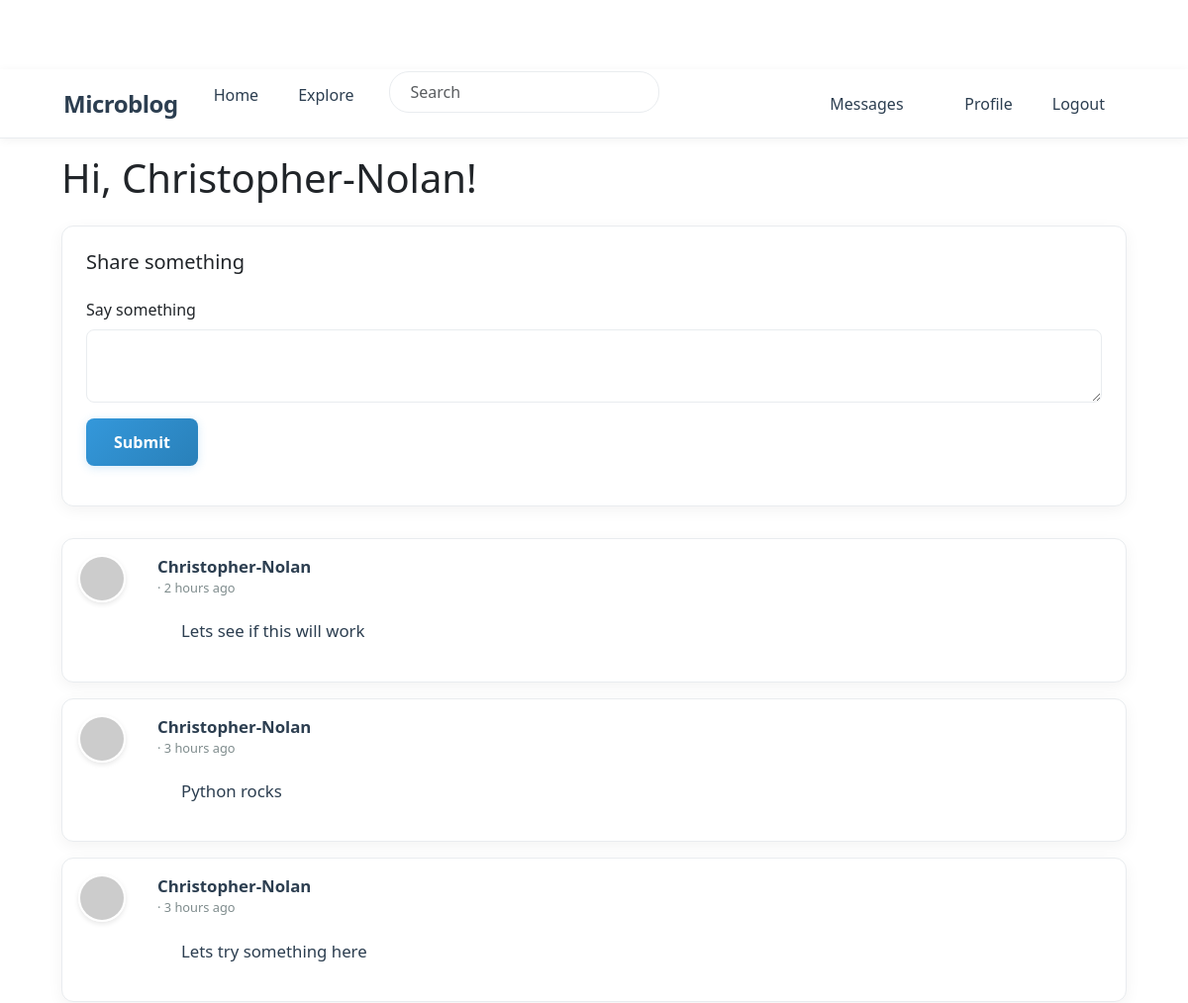
The page /index (signed in, upper part) on the database as committed earlier.
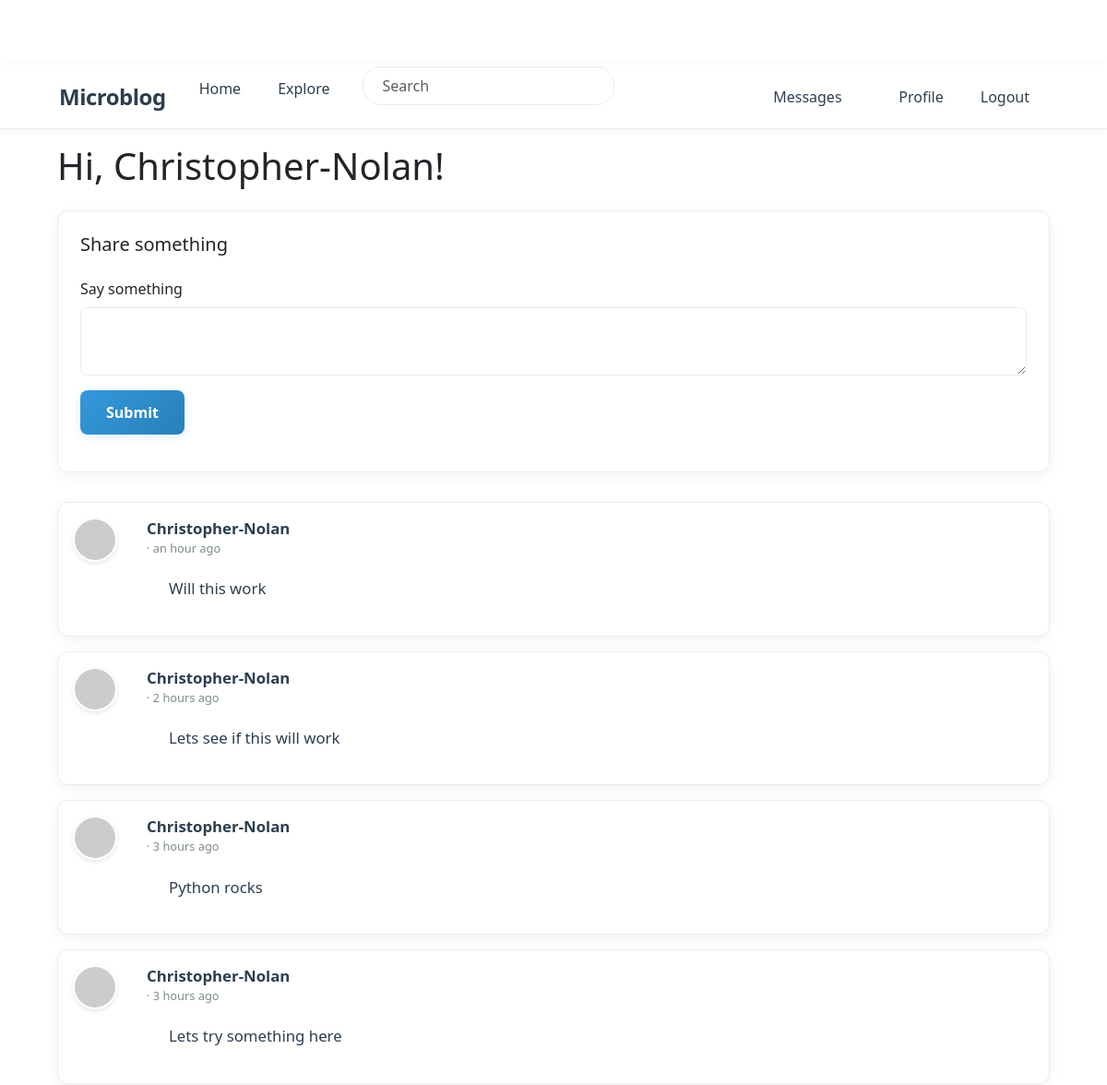
The same page on the database as committed later.
### app/models.py (models this page shows, shortened)
class PaginatedAPIMixin(object):
    @staticmethod
    def to_collection_dict(query, page, per_page, endpoint, **kwargs):
        resources = db.paginate(query, page=page, per_page=per_page,
                                error_out=False)
        data = {
            'items': [item.to_dict() for item in resources.items],
            '_meta': {
                'page': page,
                'per_page': per_page,
                'total_pages': resources.pages,
                'total_items': resources.total
            },
            '_links': {
                'self': url_for(endpoint, page=page, per_page=per_page,
                                **kwargs),
                'next': url_for(endpoint, page=page + 1, per_page=per_page,
                                **kwargs) if resources.has_next else None,
                'prev': url_for(endpoint, page=page - 1, per_page=per_page,
                                **kwargs) if resources.has_prev else None
            }
        }
        return data

class User(PaginatedAPIMixin, UserMixin, db.Model):
    id: so.Mapped[int] = so.mapped_column(primary_key=True)
    username: so.Mapped[str] = so.mapped_column(sa.String(64), index=True,
                                                unique=True)
    email: so.Mapped[str] = so.mapped_column(sa.String(120), index=True,
                                             unique=True)
    password_hash: so.Mapped[Optional[str]] = so.mapped_column(sa.String(256))
    about_me: so.Mapped[Optional[str]] = so.mapped_column(sa.String(140))
    last_seen: so.Mapped[Optional[datetime]] = so.mapped_column(
        default=lambda: datetime.now(timezone.utc))
    last_message_read_time: so.Mapped[Optional[datetime]]
    token: so.Mapped[Optional[str]] = so.mapped_column(
        sa.String(32), index=True, unique=True)
    token_expiration: so.Mapped[Optional[datetime]]
    posts: so.WriteOnlyMapped['Post'] = so.relationship(
        back_populates='author')
    following: so.WriteOnlyMapped['User'] = so.relationship(
        secondary=followers, primaryjoin=(followers.c.follower_id == id),
        secondaryjoin=(followers.c.followed_id == id),
        back_populates='followers')
    followers: so.WriteOnlyMapped['User'] = so.relationship(
        secondary=followers, primaryjoin=(followers.c.followed_id == id),
        secondaryjoin=(followers.c.follower_id == id),
        back_populates='following')
    messages_sent: so.WriteOnlyMapped['Message'] = so.relationship(
        foreign_keys='Message.sender_id', back_populates='author')
    messages_received: so.WriteOnlyMapped['Message'] = so.relationship(
        foreign_keys='Message.recipient_id', back_populates='recipient')
    notifications: so.WriteOnlyMapped['Notification'] = so.relationship(
        back_populates='user')
    tasks: so.WriteOnlyMapped['Task'] = so.relationship(back_populates='user')
    def avatar(self, size):
        digest = md5(self.email.lower().encode('utf-8')).hexdigest()
        return f'https://www.gravatar.com/avatar/{digest}?d=identicon&s={size}'
    def following_posts(self):
        Author = so.aliased(User)
        Follower = so.aliased(User)
        return (
            sa.select(Post)
            .join(Post.author.of_type(Author))
            .join(Author.followers.of_type(Follower), isouter=True)
            .where(sa.or_(
                Follower.id == self.id,
                Author.id == self.id,
            ))
            .group_by(Post)
            .order_by(Post.timestamp.desc())
        )
    def unread_message_count(self):
        last_read_time = self.last_message_read_time or datetime(1900, 1, 1)
        query = sa.select(Message).where(Message.recipient == self,
                                         Message.timestamp > last_read_time)
        return db.session.scalar(sa.select(sa.func.count()).select_from(
            query.subquery()))
    def get_tasks_in_progress(self):
        query = self.tasks.select().where(Task.complete == False)
        return db.session.scalars(query)

class SearchableMixin:
    @classmethod
    def before_commit(cls, session):
        session._changes = {
            'add': list(session.new),
            'update': list(session.dirty),
            'delete': list(session.deleted)
        }
    @classmethod
    def after_commit(cls, session):
        try:
            for obj in session._changes['add']:
                if isinstance(obj, SearchableMixin):
                    add_to_index(obj.__tablename__, obj)
            for obj in session._changes['update']:
                if isinstance(obj, SearchableMixin):
                    add_to_index(obj.__tablename__, obj)
            for obj in session._changes['delete']:
                if isinstance(obj, SearchableMixin):
                    remove_from_index(obj.__tablename__, obj)
        except Exception as e:
            current_app.logger.error(f'Error in after_commit: {e}')
        finally:
            session._changes = None

class Post(SearchableMixin, db.Model):
    __searchable__ = ['body']
    id: so.Mapped[int] = so.mapped_column(primary_key=True)
    body: so.Mapped[str] = so.mapped_column(sa.String(140))
    timestamp: so.Mapped[datetime] = so.mapped_column(
        index=True, default=lambda: datetime.now(timezone.utc))
    user_id: so.Mapped[int] = so.mapped_column(sa.ForeignKey(User.id),
                                               index=True)
    language: so.Mapped[Optional[str]] = so.mapped_column(sa.String(5))
    author: so.Mapped[User] = so.relationship(back_populates='posts')

### app/main/routes.py (the view, shortened to what this page needs)
@bp.route('/', methods=['GET', 'POST'])
@bp.route('/index', methods=['GET', 'POST'])
@login_required
def index():
    form = PostForm()
    page = request.args.get('page', 1, type=int)
    posts = db.paginate(current_user.following_posts(), page=page,
                        per_page=current_app.config['POSTS_PER_PAGE'],
                        error_out=False)
    next_url = url_for('main.index', page=posts.next_num) \
        if posts.has_next else None
    prev_url = url_for('main.index', page=posts.prev_num) \
        if posts.has_prev else None
    return render_template('index.html', title=_('Home'), form=form,
                           posts=posts.items, next_url=next_url,
                           prev_url=prev_url)

### app/main/forms.py
class SearchForm(FlaskForm):
    q = StringField(_l('Search'), validators=[DataRequired()])
    def __init__(self, *args, **kwargs):
        if 'formdata' not in kwargs:
            kwargs['formdata'] = request.args
        if 'meta' not in kwargs:
            kwargs['meta'] = {'csrf': False}
        super(SearchForm, self).__init__(*args, **kwargs)

class PostForm(FlaskForm):
    post = TextAreaField(_l('Say something'), validators=[
        DataRequired(), Length(min=1, max=140)])
    submit = SubmitField(_l('Submit'))

### app/__init__.py (called while the page is built)
def get_locale():
    return request.accept_languages.best_match(current_app.config['LANGUAGES'])

### app/main/routes.py (called while the page is built)
@bp.before_app_request
def before_request():
    if current_user.is_authenticated:
        current_user.last_seen = datetime.now(timezone.utc)
        db.session.commit()
        g.search_form = SearchForm()
    g.locale = str(get_locale())

### app/models.py (called while the page is built)
@login.user_loader
def load_user(id):
    return db.session.get(User, int(id))

### app/templates/index.html (shortened to what this page needs)
{% extends "base.html" %}
{% import "bootstrap_wtf.html" as wtf %}
{% block content %}
    <h1 class="mb-4">{{ _('Hi, %(username)s!', username=current_user.username) }}</h1>
    {% if form %}
    <div class="form-container">
        <h2 class="h5 mb-4">{{ _('Share something') }}</h2>
        {{ wtf.quick_form(form, button_map={'submit': 'primary'}) }}
    </div>
    {% endif %}
    {% for post in posts %}
        {% include '_post.html' %}
    {% endfor %}
{% endblock %}

### app/templates/base.html (shortened to what this page needs)
<!doctype html>
<html lang="en">
  <head>
    <link
        href="https://cdn.jsdelivr.net/npm/bootstrap@5.3.2/dist/css/bootstrap.min.css"
        rel="stylesheet"
>
    <link rel="stylesheet" href="{{ url_for('static', filename='css/styles.css') }}">
  </head>
  <body>
    <nav class="navbar navbar-expand-lg bg-body-tertiary">
      <div class="container">
        <a class="navbar-brand" href="{{ url_for('main.index') }}">Microblog</a>
        <div class="collapse navbar-collapse" id="navbarSupportedContent">
          <ul class="navbar-nav me-auto mb-2 mb-lg-0">
            <li class="nav-item">
              <a class="nav-link" aria-current="page" href="{{ url_for('main.index') }}">{{ _('Home') }}</a>
            </li>
            <li class="nav-item">
              <a class="nav-link" aria-current="page" href="{{ url_for('main.explore') }}">{{ _('Explore') }}</a>
            </li>
            {% if g.search_form %}
            <form class="navbar-form navbar-left" method="get" action="{{ url_for('main.search') }}">
                <div class="form-group">
                    {{ g.search_form.q(size=20, class='form-control', placeholder=g.search_form.q.label.text) }}
                </div>
            </form>
            {% endif %}
          </ul>
          <ul class="navbar-nav mb-2 mb-lg-0">
            {% if current_user.is_anonymous %}
            <li class="nav-item">
              <a class="nav-link" aria-current="page" href="{{ url_for('auth.login') }}">{{ _('Login') }}</a>
            </li>
            {% else %}
            <li class="nav-item">
              <a class="nav-link" aria-current="page" href="{{ url_for('main.messages') }}">{{ _('Messages') }}
                {% set unread_message_count = current_user.unread_message_count() %}
              </a>
            </li>
            <li class="nav-item">
              <a class="nav-link" aria-current="page" href="{{ url_for('main.user', username=current_user.username) }}">{{ _('Profile') }}</a>
            </li>
            <li class="nav-item">
              <a class="nav-link" aria-current="page" href="{{ url_for('auth.logout') }}">{{ _('Logout') }}</a>
            </li>
            {% endif %}
          </ul>
        </div>
      </div>
    </nav>
    <div class="container mt-3">
      {% block content %}{% endblock %}
    </div>
  </body>
</html>

### app/templates/bootstrap_wtf.html (shortened to what this page needs)
{% macro form_field(field, autofocus) %}
  {%- if field.type == 'BooleanField' %}
  <div class="form-check mb-3">
    {{ field(class='form-check-input') }}
    {{ field.label(class='form-check-label') }}
  </div>
  {%- elif field.type == 'SelectField' %}
    {{ field.label(class='form-label') }}
    {{ field(class='form-select mb-3') }}
  {%- elif field.type == 'TextAreaField' %}
  <div class="mb-3">
    {{ field.label(class='form-label') }}
    {% if autofocus %}
      {{ field(class='form-control' + (' is-invalid' if field.errors else ''), autofocus=True) }}
    {% else %}
      {{ field(class='form-control' + (' is-invalid' if field.errors else '')) }}
    {% endif %}
  </div>
  {%- elif field.type == 'SubmitField' %}
  {{ field(class='btn btn-primary mb-3') }}
  {%- endif %}
{% endmacro %}
{% macro quick_form(form, action="", method="post", id="", novalidate=False, button_map={}) %}
<form
  {%- if action != None %} action="{{ action }}"{% endif -%}
  {%- if method %} method="{{ method }}"{% endif %}
  {%- if novalidate %} novalidate{% endif -%}>
  {%- for field in form %}
    {% if field.type in ['CSRFTokenField', 'HiddenField'] %}
      {{ field() }}
    {%- elif field.type == 'SubmitField' and field.name in button_map %}
      {{ field(class='btn btn-' + button_map[field.name] + ' mb-3') }}
    {%- else %}
      {{ form_field(field, loop.index == 1) }}
    {%- endif %}
  {%- endfor %}
</form>
{% endmacro %}

### app/templates/_post.html (shortened to what this page needs)
<div class="card post-card mb-3">
    <div class="card-body">
        <div class="d-flex">
            <div class="flex-shrink-0 me-3">
                <a href="{{ url_for('main.user', username=post.author.username) }}">
                    <img src="{{ post.author.avatar(50) }}" class="post-avatar" alt="{{ post.author.username }}'s avatar">
                </a>
            </div>
            <div class="flex-grow-1">
                <div class="d-flex justify-content-between align-items-start">
                    <div>
                        <a class="user_popup post-username" href="{{ url_for('main.user', username=post.author.username) }}">
                            {{ post.author.username }}
                        </a>
                        <span class="post-time">· {{ moment(post.timestamp).fromNow() }}</span>
                    </div>
                </div>
                <div class="post-body" id="post{{ post.id }}">{{ post.body }}</div>
            </div>
        </div>
    </div>
</div>

### app/static/css/styles.css (style rules this page uses)
:root { --primary-color: #3498db; --primary-hover: #2980b9; --success-color: #2ecc71; --success-hover: #27ae60; --text-color: #2c3e50; --text-secondary: #7f8c8d; --border-color: #e9ecef; --card-shadow: 0 4px 15px rgba(0, 0, 0, 0.05); --transition: all 0.25s ease; --nav-height: 70px; --container-padding: 2rem; }
.post-card { border: 1px solid var(--border-color); border-radius: 12px; margin-bottom: 1.5rem; box-shadow: var(--card-shadow); transition: var(--transition); background: #fff; overflow: hidden; }
.post-avatar { width: 48px; height: 48px; border-radius: 50%; object-fit: cover; border: 2px solid #fff; box-shadow: 0 2px 5px rgba(0, 0, 0, 0.1); margin-right: 1rem; transition: transform 0.2s ease; }
.post-username { font-weight: 600; color: var(--text-color); margin: 0 0 0.15rem; line-height: 1.3; font-size: 1.05rem; text-decoration: none; transition: color 0.2s ease; }
.post-time { font-size: 0.8rem; color: var(--text-secondary); display: flex; align-items: center; }
.post-body { padding: 1.25rem 1.5rem; font-size: 1.05rem; line-height: 1.7; color: var(--text-color); white-space: pre-line; word-break: break-word; }
.navbar { height: var(--nav-height); background-color: #fff !important; box-shadow: 0 2px 10px rgba(0, 0, 0, 0.05); padding: 0.5rem var(--container-padding); position: sticky; top: 0; z-index: 1030; border-bottom: 1px solid var(--border-color); }
.navbar-brand { font-weight: 700; font-size: 1.5rem; color: var(--text-color) !important; letter-spacing: -0.5px; padding: 0.5rem 0; }
.nav-link { font-weight: 500; color: var(--text-color) !important; padding: 0.75rem 1rem !important; margin: 0 0.25rem; border-radius: 8px; transition: var(--transition); }
.navbar-form { margin: 0 1rem; flex-grow: 1; max-width: 400px; }
.navbar-form .form-control { border-radius: 20px; padding: 0.5rem 1.25rem; border: 1px solid var(--border-color); transition: var(--transition); width: 100%; }
.form-container { background: #fff; border-radius: 12px; padding: 1.5rem; margin-bottom: 2rem; box-shadow: var(--card-shadow); border: 1px solid var(--border-color); }
.form-group { margin-bottom: 1.5rem; }
.form-control, .form-select { border: 1px solid var(--border-color); border-radius: 8px; padding: 0.75rem 1rem; transition: var(--transition); font-size: 1rem; }
.btn-primary { background: linear-gradient(135deg, var(--primary-color), var(--primary-hover)); border: none; padding: 0.75rem 1.75rem; font-weight: 600; border-radius: 8px; transition: var(--transition); box-shadow: 0 2px 10px rgba(52, 152, 219, 0.2); font-size: 1rem; }
body { padding-top: var(--nav-height); }
.container { padding: 0 var(--container-padding); }

Rows that differ between the two databases and show on the page:
added Post: author.username "Christopher-Nolan", timestamp "an hour ago", body "Will this work"
